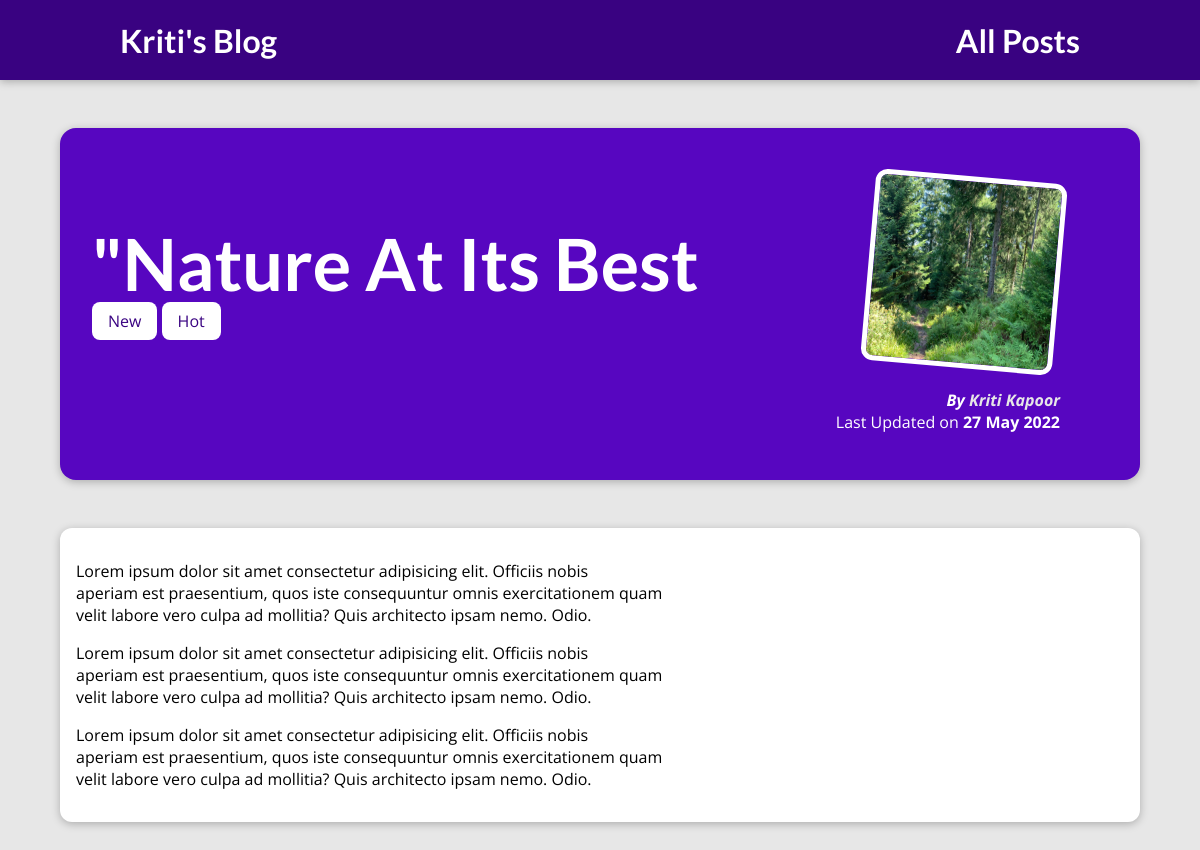
The page /posts/nature-at-its-best on the database its author committed.
### blog/models.py (models this page shows, shortened)
class Post(models.Model):
    title = models.CharField(max_length=50)
    excerpt = models.CharField(max_length=150)
    image_name = models.CharField(max_length=100)
    date=models.DateField(auto_now=True)
    slug=models.SlugField(unique=True, db_index=True)
    content=models.TextField(validators=[MinLengthValidator(10)])
    author= models.ForeignKey(Author,on_delete=models.SET_NULL,null=True,related_name="posts")
    tags= models.ManyToManyField(Tag)

class Tag(models.Model):
    caption=models.CharField(max_length=10)

class Author(models.Model):
    first_name= models.CharField(max_length=50)
    last_name= models.CharField(max_length=50)
    email= models.EmailField()
    def __str__(self):
        return self.first_name+" "+self.last_name

### blog/views.py (the view)
# urls.py: path("posts/<slug:slug>",views.post_detail, name= "post-detail-page") #posts/my-first-post
def post_detail(request,slug):
    identified_post = get_object_or_404(Post,slug = slug)
    return render(request,"blog/post-detail.html",{
        "post": identified_post,
        "tags": identified_post.tags.all()
    })

### blog/templates/blog/post-detail.html (shortened to what this page needs)
{% extends "base.html" %}
{% load static %}
{% block css_files%}
    <link rel="stylesheet" href="{% static "blog/post-detail.css" %}" />
{% endblock %}
{% block content %}
    <section id="summary">
        <h2>{{ post.title }}</h2>
        <div>
            {% for tag in tags %}
            <span class="tag">{{ tag.caption }}</span>
            {% endfor %}
        </div>
        <article>
            <img src="{% static "blog/images/"|add:post.image_name %}" alt={{ post.title }}/>
            <address>By <a href="mailto:{{post.author.email}}"> {{ post.author }}</a></address>
            <div>
                Last Updated on <time>{{ post.date|date:"d M Y" }}</time>
            </div>
        </article>
    </section>
    <main>
        {{ post.content | linebreaks }}
    </main>
{% endblock %}

### static/app.css (style rules this page uses)
* { box-sizing: border-box; }
html { font-family: 'Open Sans', 'Lato', sans-serif; }
body { margin: 0; }
h1, h2, h3 { font-family: 'Lato', sans-serif; font-weight: bold; }

### blog/static/blog/post-detail.css (style rules this page uses)
body { background-color: #e7e7e7; }
#summary { margin: 8rem auto 3rem auto; padding: 2rem; width: 90%; max-width: 90rem; border-radius: 16px; background-color: #5706c0; position: relative; box-shadow: 0 2px 8px rgba(0, 0, 0, 0.25); height: 22rem; }
#summary h2 { color: white; font-size: 4.5rem; margin-bottom: 0.25rem; }
#summary article { position: absolute; top: 2rem; right: 3rem; padding: 1rem 2rem; border-radius: 12px; text-align: right; color: white; }
#summary article img { width: 12rem; height: 12rem; border-radius: 12px; transform: rotateZ(5deg); border: 5px solid white; margin-bottom: 1rem; }
#summary address { font-weight: bold; }
#summary a { color :#e7e7e7; text-decoration: none; }
#summary time { font-weight: bold; }
main { width: 90%; max-width: 90rem; margin: 3rem auto; background-color: white; padding: 1rem; border-radius: 12px; box-shadow: 0 2px 8px rgba(0, 0, 0, 0.25); }
.tag { background-color: white; color:#390281; padding: 0.5rem 1rem; border-radius: 8px; }

### rows shown on the page
Post: title "\"Nature At Its Best", image_name (picture), author "Kriti Kapoor", date "27 May 2022", content "Lorem ipsum dolor sit amet consectetur adipisicing elit. Officiis nobis aperiam est praesentium, quos iste consequuntur omnis exercitationem quam velit labore vero culpa ad mollitia? Quis architecto ipsam nemo. Odio. Lorem ipsum dolor sit amet consectetur adipisicing elit. Officiis nobis aperiam est praesentium, quos iste consequuntur omnis exercitationem quam velit labore vero culpa ad mollitia? Quis architecto ipsam nemo. Odio. Lorem ipsum dolor sit amet consectetur adipisicing elit. Officiis nobis aperiam est praesentium, quos iste consequuntur omnis exercitationem quam velit labore vero culpa ad mollitia? Quis architecto ipsam nemo. Odio."
Tag: caption "New"
Tag: caption "Hot"
